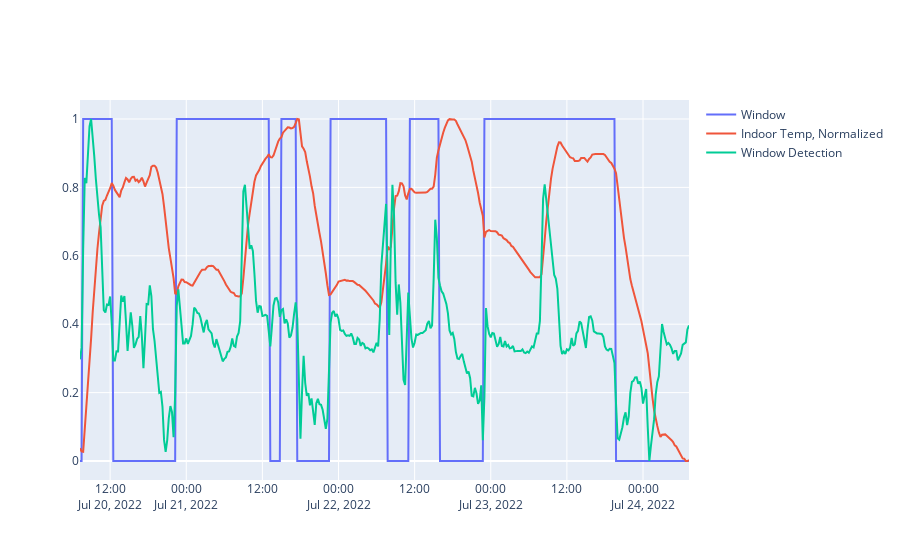

The cell this chart's notebook holds for it:
### Code cell
# sinusoidal fit to normalized temp (eyeballing )
xt, t = make_fit(series=temp, A=-0.5, w=3.9*(1/(len(temp))), phi=0.8, w_t_var=1)
xt += 0.5

xt, t = make_fit(series=temp, A=-0.5, w=big_peak, phi=0.8, w_t_var=1)


# difference and derivative 
dif_xt = norm_temp - xt 
ddt_dif_xt= norm_grad(dif_xt)

# ambient temp 
amb = h.normalize(a00["Ambient Temp"])

peaks=scipy.signal.find_peaks(ddt_dif_xt, prominence=0.2)[0]
peak_widths = scipy.signal.peak_widths(ddt_dif_xt, peaks)

fig = go.Figure()

fig.add_trace(go.Scatter(
    x=time, y=a01["Window Open"], name="Window", mode='lines',
))

fig.add_trace(go.Scatter(x=time, y=norm_temp, name="Indoor Temp, Normalized", mode='lines',))

# fig.add_trace(go.Scatter(x=time, y=xt, name="xt", mode='lines',))

fig.add_trace(go.Scatter(x=time, y=ddt_dif_xt, name="Window Detection", mode='lines',))

# fig.add_trace(go.Scatter( x=time, y=amb,  name="Ambient", mode='lines',))

# fig.add_trace(go.Scatter( x=time[peaks], y=ddt_dif_xt[peaks],  name="peaks", mode='markers',))

### Figure 1 — Plotly figure (JSON) as saved in the notebook; plotly's stock layout.template omitted (floating-point values rounded to 4 significant figures; data arrays with more than 128 entries replaced by an {"elided": "..."} marker saying what was removed)
{"data": [{"mode": "lines", "name": "Window", "type": "scatter", "x": {"elided": "385 str values"}, "y": {"elided": "385 int values"}}, {"mode": "lines", "name": "Indoor Temp, Normalized", "type": "scatter", "x": {"elided": "385 str values"}, "y": {"elided": "385 float values"}}, {"mode": "lines", "name": "Window Detection", "type": "scatter", "x": {"elided": "385 str values"}, "y": {"elided": "385 float values"}}], "layout": {}}
